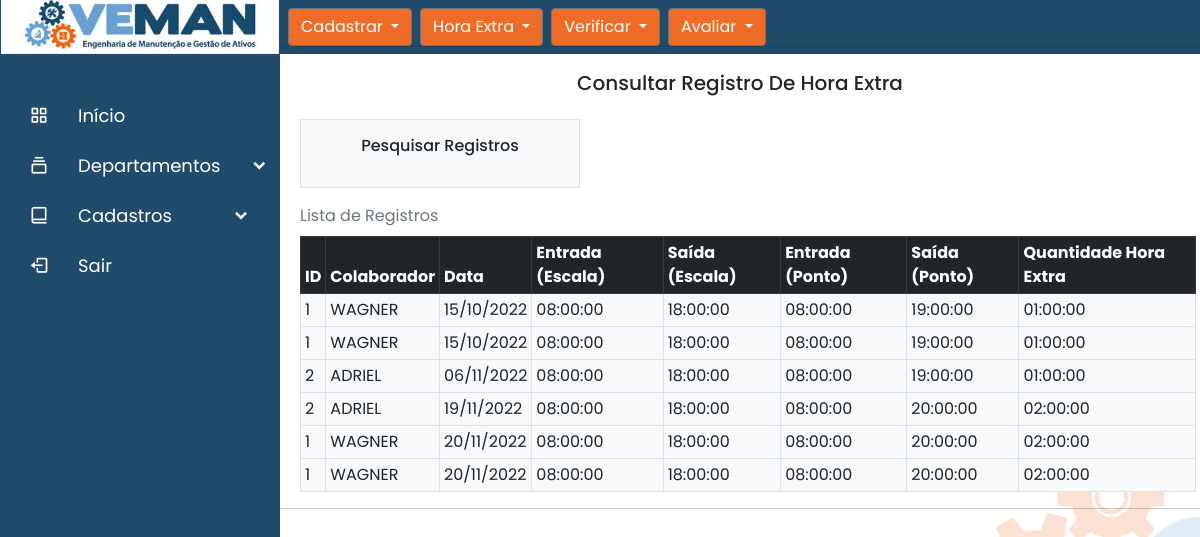
Screenshot of /consulregistrohe with the database file from the repository.
### vemango/models.py (models this page shows)
class RegistroHoraExtra(database.Model):
    id = database.Column(database.Integer, primary_key=True)
    id_colaborador = database.Column(database.Integer, nullable=False)
    nome_colaborador = database.Column(database.String, nullable=False)
    data_ponto = database.Column(database.String, nullable=False)
    entrada_escala = database.Column(database.Time, nullable=False)
    saida_escala = database.Column(database.Time, nullable=False)
    entrada_ponto = database.Column(database.Time, nullable=False)
    saida_ponto = database.Column(database.Time, nullable=False)
    qtde_horas = database.Column(database.Time, nullable=False)
    data_criacao = database.Column(database.DateTime, nullable=False, default=datetime.utcnow)

### vemango/routes.py (the view)
@app.route('/consulregistrohe', methods=['GET', 'POST'])
def consulregistrohe():
    registros = RegistroHoraExtra.query.all()
    return render_template('consulregistrohe.html', registros=registros)

### vemango/templates/consulregistrohe.html (shortened to what this page needs)
{% extends 'recursoshumanos.html' %}
{% block consulregistrohe %}
<hr>
<div class="container-fluid">
    <div class="row" >
        <div class="col">
            <div class="g-2 p-1 mt-1  text-center">
                <h5>Consultar Registro De Hora Extra </h5>
            </div>
        </div>
    </div>
    <div class=" ps-2 container-expand-lg mb-1" >
        <div class="row" >
            <div class="col-4">
                <form method="POST" action="" class="border p-3 mt-1  border bg-light" enctype="multipart/form-data">
                    <legend class="text-center"><h6>Pesquisar Registros </h6></legend>
                </form>
            </div>
        </div>
    </div>
    <div class="container-expand-lg " >
            <table class="table table-sm caption-top  table-hover table-bordered ms-2  mb-2 border p-3 mt-1  border bg-light" >
                <caption>Lista de Registros</caption>
                <div class="row" >
                    <div class="col">
                      <thead class="table-dark">
                        <tr class="header">
                          <th scope="col">ID</th>
                          <th scope="col">Colaborador</th>
                          <th scope="col">Data</th>
                          <th scope="col">Entrada (Escala)</th>
                          <th scope="col">Saída (Escala)</th>
                          <th scope="col">Entrada (Ponto)</th>
                          <th scope="col">Saída (Ponto)</th>
                          <th scope="col">Quantidade Hora Extra</th>
                        </tr>
                      </thead>
                      <tbody>
                      {% for registro in registros %}
                        <tr>
                            <td>{{ registro.id_colaborador }}</td>
                            <td>{{ registro.nome_colaborador }}</td>
                            <td>{{ registro.data_ponto }}</td>
                            <td>{{ registro.entrada_escala }}</td>
                            <td>{{ registro.saida_escala }}</td>
                            <td>{{ registro.entrada_ponto }}</td>
                            <td>{{ registro.saida_ponto }}</td>
                            <td>{{ registro.qtde_horas }}</td>
                        </tr>
                      {% endfor %}
                      </tbody>
                    </div>
                </div>
            </table>
        </div>
    </div>
    <hr>
{% endblock %}

### vemango/static/main.css (style rules this page uses)
body { background: url("./foto_veman/backgroundd.png") no-repeat fixed center; background-size: 100%; padding-left: 280px; padding-top: 30px; }

### vemango/static/navbar.css (style rules this page uses)
* { margin: 0; padding: 0; box-sizing: border-box; font-family: 'Poppins', sans-serif; }

### rows the page displays
RegistroHoraExtra: id_colaborador "1", nome_colaborador "WAGNER", data_ponto "15/10/2022", entrada_escala "08:00:00", saida_escala "18:00:00", entrada_ponto "08:00:00", saida_ponto "19:00:00", qtde_horas "01:00:00"
RegistroHoraExtra: id_colaborador "1", nome_colaborador "WAGNER", data_ponto "15/10/2022", entrada_escala "08:00:00", saida_escala "18:00:00", entrada_ponto "08:00:00", saida_ponto "19:00:00", qtde_horas "01:00:00"
RegistroHoraExtra: id_colaborador "2", nome_colaborador "ADRIEL", data_ponto "06/11/2022", entrada_escala "08:00:00", saida_escala "18:00:00", entrada_ponto "08:00:00", saida_ponto "19:00:00", qtde_horas "01:00:00"
RegistroHoraExtra: id_colaborador "2", nome_colaborador "ADRIEL", data_ponto "19/11/2022", entrada_escala "08:00:00", saida_escala "18:00:00", entrada_ponto "08:00:00", saida_ponto "20:00:00", qtde_horas "02:00:00"
RegistroHoraExtra: id_colaborador "1", nome_colaborador "WAGNER", data_ponto "20/11/2022", entrada_escala "08:00:00", saida_escala "18:00:00", entrada_ponto "08:00:00", saida_ponto "20:00:00", qtde_horas "02:00:00"
RegistroHoraExtra: id_colaborador "1", nome_colaborador "WAGNER", data_ponto "20/11/2022", entrada_escala "08:00:00", saida_escala "18:00:00", entrada_ponto "08:00:00", saida_ponto "20:00:00", qtde_horas "02:00:00"
